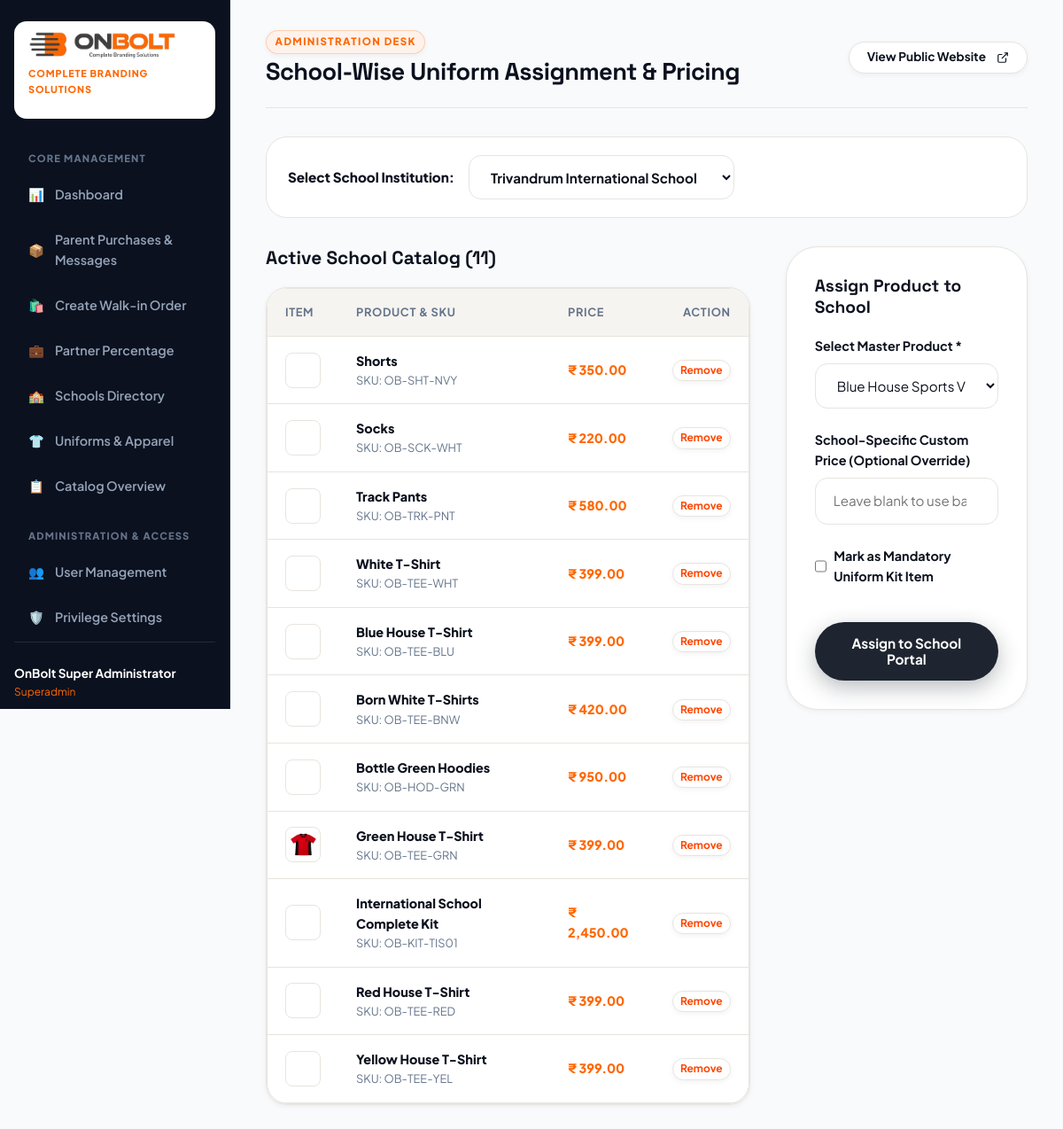
The page /admin/school_products.php (signed in) on the database its author committed.
### tables this page shows
CREATE TABLE `school_products` (
  `id` int(10) unsigned NOT NULL AUTO_INCREMENT,
  `school_id` int(10) unsigned NOT NULL,
  `product_id` int(10) unsigned NOT NULL,
  `custom_price` decimal(10,2) DEFAULT NULL,
  `actual_price` decimal(10,2) DEFAULT NULL,
  `vendor_commission` decimal(10,2) DEFAULT NULL,
  `vendor_price` decimal(10,2) DEFAULT NULL,
  `partner_percentage` decimal(5,2) NOT NULL DEFAULT 30.00,
  `is_mandatory` tinyint(1) NOT NULL DEFAULT 0,
  `applicable_grades` varchar(255) NOT NULL DEFAULT 'All Classes',
  `status` tinyint(1) NOT NULL DEFAULT 1,
  `created_at` timestamp NOT NULL DEFAULT current_timestamp(),
  PRIMARY KEY (`id`),
  UNIQUE KEY `uq_sp_school_prod` (`school_id`,`product_id`),
  KEY `fk_sp_product` (`product_id`),
  CONSTRAINT `fk_sp_product` FOREIGN KEY (`product_id`) REFERENCES `products` (`id`) ON DELETE CASCADE,
  CONSTRAINT `fk_sp_school` FOREIGN KEY (`school_id`) REFERENCES `schools` (`id`) ON DELETE CASCADE
);

CREATE TABLE `products` (
  `id` int(10) unsigned NOT NULL AUTO_INCREMENT,
  `category_id` int(10) unsigned DEFAULT NULL,
  `name` varchar(180) NOT NULL,
  `slug` varchar(180) NOT NULL,
  `sku` varchar(80) NOT NULL,
  `description` text DEFAULT NULL,
  `short_description` varchar(255) DEFAULT NULL,
  `price` decimal(10,2) NOT NULL DEFAULT 0.00,
  `actual_price` decimal(10,2) DEFAULT NULL,
  `vendor_commission` decimal(10,2) DEFAULT NULL,
  `vendor_price` decimal(10,2) DEFAULT NULL,
  `partner_percentage` decimal(5,2) NOT NULL DEFAULT 30.00,
  `discount_price` decimal(10,2) DEFAULT NULL,
  `is_global` tinyint(1) NOT NULL DEFAULT 1,
  `is_kit` tinyint(1) NOT NULL DEFAULT 0,
  `featured_image` varchar(255) DEFAULT NULL,
  `size_chart_image` varchar(255) DEFAULT NULL,
  `available_sizes` varchar(255) DEFAULT NULL,
  `gender` enum('all','boy','girl') NOT NULL DEFAULT 'all',
  `uniform_group` enum('academic','sports','accessories') NOT NULL DEFAULT 'academic',
  `sort_order` int(11) NOT NULL DEFAULT 0,
  `status` tinyint(1) NOT NULL DEFAULT 1,
  `created_at` timestamp NOT NULL DEFAULT current_timestamp(),
  `updated_at` timestamp NOT NULL DEFAULT current_timestamp() ON UPDATE current_timestamp(),
  PRIMARY KEY (`id`),
  UNIQUE KEY `uq_products_slug` (`slug`),
  UNIQUE KEY `uq_products_sku` (`sku`),
  KEY `idx_products_cat` (`category_id`),
  KEY `idx_products_status` (`status`)
);

### config/app.php (called while the page is built, shortened)
<?php
function sanitize(mixed $data): mixed {
    return htmlspecialchars(trim((string)$data), ENT_QUOTES, 'UTF-8');
}
function getWebsiteSetting(string $key, string $default = ''): string {
    static $settings = null;
    if ($settings === null) {
        $settings = [];
        try {
            $pdo = getDbConnection();
            $stmt = $pdo->query("SELECT setting_key, setting_value FROM website_settings");
            while ($row = $stmt->fetch()) {
                $settings[$row['setting_key']] = $row['setting_value'];
            }
        } catch (Exception $e) {
        }
    }
    return $settings[$key] ?? $default;
}
function formatCurrency(float|int|string $amount): string {
    $symbol = getWebsiteSetting('currency_symbol', '₹');
    return $symbol . ' ' . number_format((float)$amount, 2);
}

### admin/school_products.php (the view, shortened to what this page needs)
<?php
require_once __DIR__ . '/header.php';
$pdo = getDbConnection();
$schoolId = (int)($_GET['school_id'] ?? 1);
$schools = $pdo->query("SELECT id, name, slug FROM schools ORDER BY name ASC")->fetchAll();
$assignedStmt = $pdo->prepare("SELECT sp.*, p.name as product_name, p.sku, p.price as base_price, p.featured_image, c.name as category_name
                               FROM school_products sp
                               JOIN products p ON sp.product_id = p.id
                               LEFT JOIN product_categories c ON p.category_id = c.id
                               WHERE sp.school_id = ?
                               ORDER BY sp.is_mandatory DESC, p.name ASC");
$assignedStmt->execute([$schoolId]);
$assignedProducts = $assignedStmt->fetchAll();
$unassignedStmt = $pdo->prepare("SELECT p.* FROM products p WHERE p.id NOT IN (SELECT product_id FROM school_products WHERE school_id = ?) ORDER BY p.name ASC");
$unassignedStmt->execute([$schoolId]);
$unassignedProducts = $unassignedStmt->fetchAll();
?>
<div style="background:#ffffff; border-radius:var(--radius-lg); padding:1.25rem 1.5rem; border:1px solid var(--brand-border); margin-bottom:2rem; display:flex; align-items:center; justify-content:space-between; flex-wrap:wrap; gap:1rem;">
    <div style="display:flex; align-items:center; gap:1rem;">
        <label style="font-weight:800; font-size:0.95rem;">Select School Institution:</label>
        <form action="" method="GET">
            <select name="school_id" class="form-control" style="width:300px; font-weight:700;" onchange="this.form.submit()">
                <?php foreach ($schools as $s): ?>
                    <option value="<?= $s['id'] ?>" <?= $schoolId === (int)$s['id'] ? 'selected' : '' ?>><?= sanitize($s['name']) ?></option>
                <?php endforeach; ?>
            </select>
        </form>
    </div>
</div>
<div style="display:grid; grid-template-columns: 2fr 1fr; gap:2.5rem; align-items:flex-start;">
    <div>
        <h3 class="heading-2" style="font-size:1.3rem; margin-bottom:1.25rem;">Active School Catalog (<?= count($assignedProducts) ?>)</h3>
        <div style="background:#fff; border-radius:var(--radius-lg); border:1px solid var(--brand-border); overflow:hidden; box-shadow:var(--shadow-sm);">
            <table class="admin-table">
                <thead>
                    <tr>
                        <th>Item</th>
                        <th>Product &amp; SKU</th>
                        <th>Price</th>
                        <th style="text-align:right;">Action</th>
                    </tr>
                </thead>
                <tbody>
                    <?php if (empty($assignedProducts)): ?>
                        <tr><td colspan="6" style="text-align:center; padding:2rem; color:var(--brand-muted);">No products assigned to this school yet.</td></tr>
                    <?php else: ?>
                        <?php foreach ($assignedProducts as $ap): ?>
                            <tr>
                                <td style="width:50px;">
                                    <div style="width:40px; height:40px; border-radius:var(--radius-sm); border:1px solid var(--brand-border); overflow:hidden; display:flex; align-items:center; justify-content:center;">
                                        <img src="<?= BASE_URL ?>/<?= sanitize($ap['featured_image']) ?>" alt="" style="max-width:85%; max-height:85%; object-fit:contain;">
                                    </div>
                                </td>
                                <td>
                                    <div style="font-weight:800; color:var(--brand-dark);"><?= sanitize($ap['product_name']) ?></div>
                                    <div style="font-size:0.8rem; color:var(--brand-muted);">SKU: <?= sanitize($ap['sku']) ?></div>
                                </td>
                                <td style="font-weight:800; color:var(--brand-primary);"><?= formatCurrency($ap['custom_price'] ?: $ap['base_price']) ?></td>
                                <td style="text-align:right;">
                                    <form action="" method="POST" data-confirm="delete" data-item-name="<?= htmlspecialchars($ap['product_name']) ?>" style="display:inline;">
                                        <button type="submit" class="btn btn-outline btn-sm" style="color:var(--brand-accent); padding:0.25rem 0.5rem; font-size:0.75rem;">
                                            Remove
                                        </button>
                                    </form>
                                </td>
                            </tr>
                        <?php endforeach; ?>
                    <?php endif; ?>
                </tbody>
            </table>
        </div>
    </div>
    <div style="background:#ffffff; border-radius:var(--radius-xl); border:1px solid var(--brand-border); padding:2rem; box-shadow:var(--shadow-sm);">
        <h3 class="heading-2" style="font-size:1.2rem; margin-bottom:1.25rem;">Assign Product to School</h3>
        <?php if (empty($unassignedProducts)): ?>
            <p style="color:var(--brand-muted); font-size:0.9rem;">All catalog products are already assigned to this school.</p>
        <?php else: ?>
            <form action="" method="POST">
                <div class="form-group">
                    <label class="form-label">Select Master Product *</label>
                    <select name="product_id" required class="form-control">
                        <?php foreach ($unassignedProducts as $up): ?>
                            <option value="<?= $up['id'] ?>"><?= sanitize($up['name']) ?> (Base: <?= formatCurrency($up['price']) ?>)</option>
                        <?php endforeach; ?>
                    </select>
                </div>
                <div class="form-group">
                    <label class="form-label">School-Specific Custom Price (Optional Override)</label>
                    <input type="number" step="0.01" name="custom_price" class="form-control" placeholder="Leave blank to use base catalog price">
                </div>
                <div class="form-group">
                    <label style="display:flex; align-items:center; gap:0.5rem; cursor:pointer;">
                        <input type="checkbox" name="is_mandatory" value="1" style="accent-color:var(--brand-primary); width:18px; height:18px;">
                        <span style="font-weight:700; font-size:0.9rem;">Mark as Mandatory Uniform Kit Item</span>
                    </label>
                </div>
                <button type="submit" class="btn btn-secondary" style="width:100%; margin-top:1rem;">
                    Assign to School Portal
                </button>
            </form>
        <?php endif; ?>
    </div>
</div>
<?php require_once __DIR__ . '/footer.php'; ?>

### assets/css/main.css (style rules this page uses)
:root { --brand-primary: #FF6702; --brand-primary-hover: #e55a00; --brand-primary-light: #FFF2EA; --brand-primary-glow: rgba(255, 103, 2, 0.4); --brand-secondary: #1E2530; --brand-secondary-hover: #2B3444; --brand-secondary-light: #F1F4F8; --brand-accent: #FF4500; --brand-accent-hover: #e03d00; --brand-accent-light: #FFEBE5; --brand-dark: #0B111E; --brand-dark-soft: #162033; --brand-muted: #64748B; --brand-light: #FBF9F6; --brand-surface: #FFFFFF; --brand-surface-alt: #F6F4F0; --brand-border: #E8E4DF; --brand-border-focus: #FF6702; --font-sans: 'Plus Jakarta Sans', -apple-system, BlinkMacSystemFont, "Segoe UI", Roboto, sans-serif; --font-display: 'Space Grotesk', var(--font-sans); --shadow-sm: 0 2px 6px rgba(11, 17, 30, 0.05); --shadow-md: 0 10px 25px -5px rgba(11, 17, 30, 0.08), 0 8px 10px -6px rgba(11, 17, 30, 0.04); --shadow-lg: 0 20px 35px -10px rgba(255, 103, 2, 0.18), 0 10px 15px -3px rgba(11, 17, 30, 0.06); --shadow-xl: 0 30px 60px -15px rgba(11, 17, 30, 0.2); --shadow-glow: 0 0 35px rgba(255, 103, 2, 0.45); --radius-sm: 8px; --radius-md: 14px; --radius-lg: 24px; --radius-xl: 36px; --radius-pill: 9999px; --ease-out: cubic-bezier(0.16, 1, 0.3, 1); --ease-spring: cubic-bezier(0.34, 1.56, 0.64, 1); --transition-fast: 0.2s var(--ease-out); --transition-normal: 0.35s var(--ease-out); --transition-slow: 0.6s var(--ease-out); }
*, *::before, *::after { box-sizing: border-box; margin: 0; padding: 0; }
html { font-size: 16px; scroll-behavior: smooth; -webkit-font-smoothing: antialiased; -moz-osx-font-smoothing: grayscale; }
body { font-family: var(--font-sans); background-color: var(--brand-light); color: var(--brand-dark); line-height: 1.6; overflow-x: hidden; position: relative; }
img, picture, video, canvas, svg { display: block; max-width: 100%; }
button, input, select, textarea { font: inherit; color: inherit; }
button { cursor: pointer; border: none; background: none; }
.heading-2 { font-family: var(--font-display); font-size: clamp(1.4rem, 2.4vw, 1.9rem); font-weight: 700; line-height: 1.25; }
.btn { display: inline-flex; align-items: center; justify-content: center; gap: 0.75rem; padding: 0.9rem 2rem; font-size: 0.96rem; font-weight: 700; border-radius: var(--radius-pill); transition: all var(--transition-normal); position: relative; overflow: hidden; text-align: center; user-select: none; cursor: pointer; line-height: 1.2; vertical-align: middle; border: none; text-decoration: none; }
.btn::after { content: ''; position: absolute; top: 0; left: -120%; width: 100%; height: 100%; background: linear-gradient(90deg, transparent, rgba(255, 255, 255, 0.35), transparent); transition: left 0.65s ease; pointer-events: none; }
.btn-secondary { background-color: var(--brand-secondary); color: #ffffff; box-shadow: 0 8px 24px rgba(30, 37, 48, 0.3); }
.btn-outline { background-color: #ffffff; color: var(--brand-dark); border: 1.5px solid var(--brand-border); box-shadow: var(--shadow-sm); }
.btn-sm { padding: 0.55rem 1.25rem; font-size: 0.85rem; }
.form-group { margin-bottom: 1.5rem; }
.form-label { display: block; font-size: 0.9rem; font-weight: 700; margin-bottom: 0.5rem; color: var(--brand-dark); }
.form-control { width: 100%; padding: 0.85rem 1.25rem; font-size: 0.95rem; background: #ffffff; border: 1.5px solid var(--brand-border); border-radius: var(--radius-md); transition: all var(--transition-fast); outline: none; }

### admin/header.php (style rules this page uses)
.admin-table { width: 100%; border-collapse: separate; border-spacing: 0; background: #ffffff; border-radius: var(--radius-lg); border: 1px solid var(--brand-border); box-shadow: var(--shadow-sm); }
.admin-table th { background: var(--brand-surface-alt); padding: 1rem 1.25rem; font-size: 0.8rem; text-transform: uppercase; letter-spacing: 0.05em; color: var(--brand-muted); text-align: left; border-bottom: 1px solid var(--brand-border); }
.admin-table td { padding: 1rem 1.25rem; border-bottom: 1px solid var(--brand-border); font-size: 0.9rem; vertical-align: middle; }

### rows shown on the page
school_products: product.name "Shorts", product.sku "OB-SHT-NVY", base_price "₹ 350.00"
school_products: product.name "Socks", product.sku "OB-SCK-WHT", custom_price "₹ 220.00"
school_products: product.name "Track Pants", product.sku "OB-TRK-PNT", custom_price "₹ 580.00"
school_products: product.name "White T-Shirt", product.sku "OB-TEE-WHT", custom_price "₹ 399.00"
school_products: product.name "Blue House T-Shirt", product.sku "OB-TEE-BLU", custom_price "₹ 399.00"
school_products: product.name "Born White T-Shirts", product.sku "OB-TEE-BNW", custom_price "₹ 420.00"
school_products: product.name "Bottle Green Hoodies", product.sku "OB-HOD-GRN", custom_price "₹ 950.00"
school_products: product.featured_image (picture), product.name "Green House T-Shirt", product.sku "OB-TEE-GRN", custom_price "₹ 399.00"
school_products: product.name "International School Complete Kit", product.sku "OB-KIT-TIS01", custom_price "₹ 2,450.00"
school_products: product.name "Red House T-Shirt", product.sku "OB-TEE-RED", custom_price "₹ 399.00"
school_products: product.name "Yellow House T-Shirt", product.sku "OB-TEE-YEL", custom_price "₹ 399.00"

### other values the page prints
$adminName "OnBolt Super Administrator"
$adminRole "Superadmin"
$adminTitle "School-Wise Uniform Assignment & Pricing"
count($assignedProducts) "11"
form field school_id "Trivandrum International School"
form field product_id "Blue House Sports V-Neck T-Shirt (Base: ₹ 399.00)"
